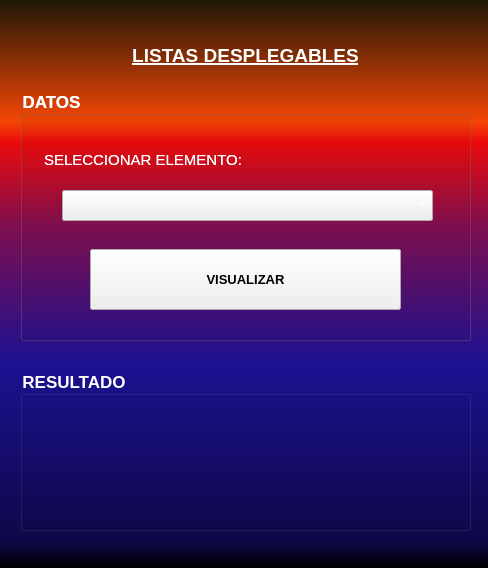
<?xml version="1.0" encoding="UTF-8"?>
<ui version="4.0">
 <class>MainWindow</class>
 <widget class="QMainWindow" name="MainWindow">
  <property name="geometry">
   <rect>
    <x>0</x>
    <y>0</y>
    <width>488</width>
    <height>568</height>
   </rect>
  </property>
  <property name="windowTitle">
   <string>MainWindow</string>
  </property>
  <property name="styleSheet">
   <string notr="true">QWidget#centralwidget{
background-color: qlineargradient(spread:pad, x1:0, y1:1, x2:0, y2:0, stop:0 rgba(0, 0, 0, 255), stop:0.05 rgba(14, 8, 73, 255), stop:0.36 rgba(28, 17, 145, 255), stop:0.6 rgba(126, 14, 81, 255), stop:0.75 rgba(234, 11, 11, 255), stop:0.78607 rgba(244, 70, 5, 255), stop:1 rgba(31, 24, 7, 255));}</string>
  </property>
  <widget class="QWidget" name="centralwidget">
   <widget class="QLabel" name="label">
    <property name="geometry">
     <rect>
      <x>10</x>
      <y>30</y>
      <width>471</width>
      <height>51</height>
     </rect>
    </property>
    <property name="font">
     <font>
      <pointsize>14</pointsize>
      <weight>75</weight>
      <bold>true</bold>
      <underline>true</underline>
     </font>
    </property>
    <property name="styleSheet">
     <string notr="true">color: rgb(255, 255, 255);</string>
    </property>
    <property name="text">
     <string>LISTAS DESPLEGABLES</string>
    </property>
    <property name="alignment">
     <set>Qt::AlignCenter</set>
    </property>
   </widget>
   <widget class="QGroupBox" name="groupBox">
    <property name="geometry">
     <rect>
      <x>20</x>
      <y>90</y>
      <width>451</width>
      <height>251</height>
     </rect>
    </property>
    <property name="font">
     <font>
      <pointsize>13</pointsize>
      <weight>75</weight>
      <bold>true</bold>
     </font>
    </property>
    <property name="styleSheet">
     <string notr="true">color: white;
</string>
    </property>
    <property name="title">
     <string>DATOS</string>
    </property>
    <widget class="QLabel" name="label_2">
     <property name="geometry">
      <rect>
       <x>24</x>
       <y>44</y>
       <width>261</width>
       <height>51</height>
      </rect>
     </property>
     <property name="font">
      <font>
       <pointsize>11</pointsize>
      </font>
     </property>
     <property name="text">
      <string>SELECCIONAR ELEMENTO:</string>
     </property>
    </widget>
    <widget class="QComboBox" name="CB_elemento">
     <property name="geometry">
      <rect>
       <x>42</x>
       <y>100</y>
       <width>371</width>
       <height>31</height>
      </rect>
     </property>
    </widget>
    <widget class="QPushButton" name="PB_ver">
     <property name="geometry">
      <rect>
       <x>70</x>
       <y>159</y>
       <width>311</width>
       <height>61</height>
      </rect>
     </property>
     <property name="font">
      <font>
       <pointsize>10</pointsize>
       <weight>75</weight>
       <bold>true</bold>
      </font>
     </property>
     <property name="styleSheet">
      <string notr="true">color: black;
</string>
     </property>
     <property name="text">
      <string>VISUALIZAR</string>
     </property>
    </widget>
    <widget class="QGroupBox" name="groupBox_3">
     <property name="geometry">
      <rect>
       <x>0</x>
       <y>0</y>
       <width>451</width>
       <height>251</height>
      </rect>
     </property>
     <property name="font">
      <font>
       <pointsize>13</pointsize>
       <weight>75</weight>
       <bold>true</bold>
      </font>
     </property>
     <property name="styleSheet">
      <string notr="true">color: white;
</string>
     </property>
     <property name="title">
      <string>DATOS</string>
     </property>
     <widget class="QLabel" name="label_3">
      <property name="geometry">
       <rect>
        <x>24</x>
        <y>44</y>
        <width>261</width>
        <height>51</height>
       </rect>
      </property>
      <property name="font">
       <font>
        <pointsize>11</pointsize>
       </font>
      </property>
      <property name="text">
       <string>SELECCIONAR ELEMENTO:</string>
      </property>
     </widget>
     <widget class="QComboBox" name="CB_elemento_2">
      <property name="geometry">
       <rect>
        <x>42</x>
        <y>100</y>
        <width>371</width>
        <height>31</height>
       </rect>
      </property>
     </widget>
     <widget class="QPushButton" name="PB_ver_2">
      <property name="geometry">
       <rect>
        <x>70</x>
        <y>159</y>
        <width>311</width>
        <height>61</height>
       </rect>
      </property>
      <property name="font">
       <font>
        <pointsize>10</pointsize>
        <weight>75</weight>
        <bold>true</bold>
       </font>
      </property>
      <property name="styleSheet">
       <string notr="true">color: black;
</string>
      </property>
      <property name="text">
       <string>VISUALIZAR</string>
      </property>
     </widget>
    </widget>
   </widget>
   <widget class="QGroupBox" name="groupBox_2">
    <property name="geometry">
     <rect>
      <x>20</x>
      <y>370</y>
      <width>451</width>
      <height>161</height>
     </rect>
    </property>
    <property name="font">
     <font>
      <pointsize>13</pointsize>
      <weight>75</weight>
      <bold>true</bold>
     </font>
    </property>
    <property name="styleSheet">
     <string notr="true">color: rgb(255, 255, 255);</string>
    </property>
    <property name="title">
     <string>RESULTADO</string>
    </property>
    <widget class="QLabel" name="LB_resultado_3">
     <property name="geometry">
      <rect>
       <x>14</x>
       <y>39</y>
       <width>421</width>
       <height>91</height>
      </rect>
     </property>
     <property name="font">
      <font>
       <pointsize>11</pointsize>
      </font>
     </property>
     <property name="text">
      <string/>
     </property>
     <property name="alignment">
      <set>Qt::AlignCenter</set>
     </property>
    </widget>
   </widget>
  </widget>
 </widget>
 <resources/>
 <connections/>
</ui>
